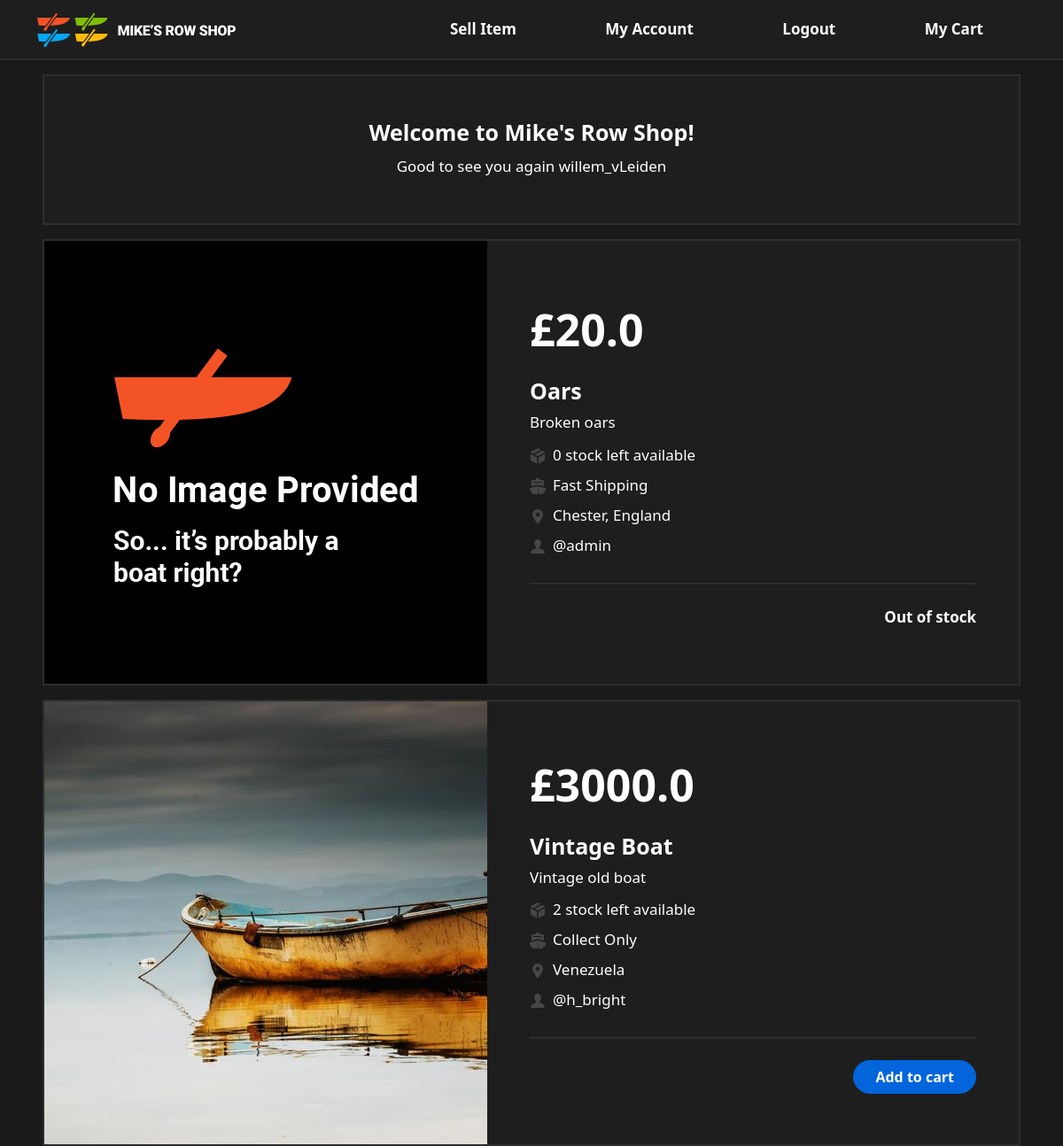
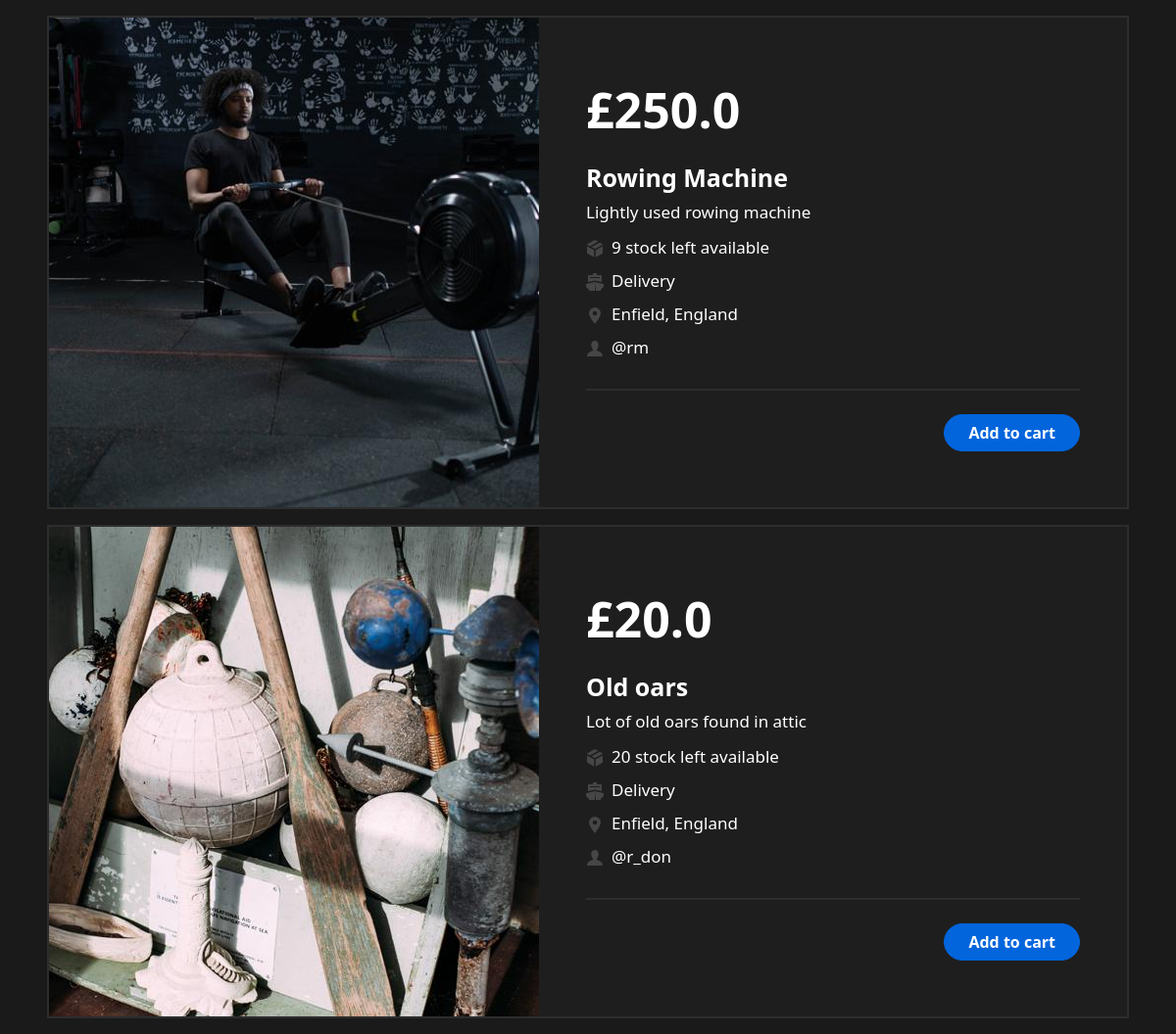
Screenshot of /home (signed in) with the database file from the repository (2 pictures, top to bottom).
### app/models.py (models this page shows, shortened)
class Users(db.Model, UserMixin):
    id = db.Column(db.Integer, primary_key=True)
    username = db.Column(db.String(20), unique=True)
    first_name = db.Column(db.String(20), nullable=False)
    last_name = db.Column(db.String(20), nullable=False)
    password_hash = db.Column(db.String(128), nullable=False)
    orders = db.relationship('orders', backref='buyer',
                             lazy=True, uselist=False)
    items = db.relationship('items', backref='seller',
                            lazy=True, uselist=False)
    addresses = db.relationship(
        'addresses', backref='owner', lazy=True, uselist=False)
    payments = db.relationship(
        'payment_details', backref='owner', lazy=True, uselist=False)

class items(db.Model):
    id = db.Column(db.Integer, primary_key=True)
    seller_id = db.Column(
        db.Integer, db.ForeignKey('users.id'), nullable=False)
    name = db.Column(db.String(20), nullable=False)
    price = db.Column(db.Float, nullable=False)
    description = db.Column(db.String(200), nullable=False)
    category = db.Column(db.String(20), nullable=False)
    stock_quantity = db.Column(db.Integer, nullable=False)
    location = db.Column(db.String(50), nullable=False)
    shipping_method = db.Column(db.String(20), nullable=False)
    shipping_price = db.Column(db.Float, nullable=False)
    image = db.Column(db.String(20), nullable=False, default='default.jpg')
    active = db.Column(db.Boolean)

### app/views.py (the view)
@app.route('/')
@app.route('/index')
@app.route('/home')
def home():
    items_list = items.query.all()
    items_seller_list = []
    for item in items_list:
        items_seller_list.append((Users.query.get(item.seller_id)))
    if current_user.is_authenticated:
        user = Users.query.get(current_user.id)
    else:
        user = None
    return render_template('home_template.html', title='Home', items=zip(items_list, items_seller_list), current_user=current_user, user_logged_in=current_user.is_authenticated, user=user)

### app/models.py (called while the page is built)
@login_manager.user_loader
def load_user(user_id):
    return Users.query.get(int(user_id))

### app/templates/home_template.html (shortened to what this page needs)
{% extends "boilerPlate.html" %}
{% block head %}
<link href="{{ url_for('static', filename='home.css') }}" rel="stylesheet">
{% endblock %}
{% block content %}
<div class="mx-5 l2_background bordered d-flex flex-column align-items-sm-center align-items-start justify-content-center p-5 my-3">
    <h1 class="stand-out-text">Welcome to Mike's Row Shop!</h1>
    {% if user_logged_in == False %}
    <p class="remove-line-height pt-3">Login to get started</p>
    {% else %}
    <p class="remove-line-height pt-3 ">Good to see you again {{ user.username }}</p>
    {% endif %}
</div>
<div>
    {% for item, seller in items %}
        {% if item.seller_id != current_user.id %}
        <div class="mx-5 l2_background bordered d-flex flex-lg-row flex-column align-items-lg-center align-items-start mb-3">
        <img class="img-fluid mb-4 mb-lg-0 align-self-lg-start align-self-center" src="static/images/{{ item.image }}" alt="item image" class="me-5">
        <div class="d-flex flex-column px-sm-5 px-4 align-items-start justify-content-center item-details">
            <p class="extra-large-text">£{{ item.price }}</p>
            <h2 class="stand-out-text">{{ item.name }}</h2>
            <p>{{ item.description }}</p>
            <p class="remove-line-height"><img class="me-2" src="{{ url_for('static', filename='icons/Smock_Box_18_N.svg') }}" alt="Stock quantity icon">{{ item.stock_quantity }} stock left available</p>
            <p class="remove-line-height"><img class="me-2" src="{{ url_for('static', filename='icons/Smock_Ship_18_N.svg') }}" alt="Shipping method icon">{{ item.shipping_method }}</p>
            <p class="remove-line-height"><img class="me-2" src="{{ url_for('static', filename='icons/Smock_Location_18_N.svg') }}" alt="Location icon">{{ item.location }}</p>
            <p class="remove-line-height"><img class="me-2" src="{{ url_for('static', filename='icons/Smock_User_18_N.svg') }}" alt="Seller icon">@{{ seller.username }}</p>
            <hr class="button-divider-hr mb-4">
            {% if item.stock_quantity == 0 %}
                <p class="align-self-end mb-5 mb-lg-0 bold">Out of stock</p>
            {% elif user_logged_in == False %}
                <p class="align-self-end mb-5 mb-lg-0 bold">Login to add to basket</p>
            {% else %}
                <a href="#" class="btn rounded-pill action-button px-4 align-self-end mb-5 mb-lg-0 add-to-basket-button" data='{"item_id":{{ item.id }}, "user_id":{{current_user.id}}}' aria-disabled="false">Add to cart</a>
            {% endif %}
        </div>
        </div>
        {% endif %}
    {% endfor %}
</div>
{% endblock %}

### app/static/main.css (style rules this page uses)
:root { --level1-color: #1A1A1A; --level2-color: #1E1E1E; --border-color: #2D2D2D; --main-action: #0265DC; --main-action-hover: #024494; --danger-action: #ff3300; --danger-action-hover: #630707; --border-radius: 2px; --font-size: 17px; --font-large: 25px; --font-extra-large: 50px; font-family: Roboto, sans-serif; --square-size: 2.3vw; }
.l2_background { background-color: var(--level2-color); color: #FFFFFF; }
body { background-color: var(--level1-color); color: #FFFFFF; font-size: var(--font-size); }
.bordered { border: var(--border-color) solid var(--border-radius); }
.remove-line-height { line-height: 0; }
.stand-out-text { font-size: var(--font-large); font-weight: bold; }
.extra-large-text { font-size: var(--font-extra-large); font-weight: bold; }
.bold { font-weight: bold; }
.button-divider-hr { height: var(--border-radius); width: 100%; background-color: var(--border-color); color: var(--border-color); opacity: 1; }
.action-button { background: var(--main-action); border-color: var(--main-action); color: #FFFFFF; font-weight: bold; }
.item-details { width: 100%; height: auto; }

### rows the page displays
Users: username "willem_vLeiden"
items: image (placeholder picture), price "20.0", name "Oars", description "Broken oars", stock_quantity "0", shipping_method "Fast Shipping", location "Chester, England", username "admin", shows "Out of stock"
items: image (picture), price "3000.0", name "Vintage Boat", description "Vintage old boat", stock_quantity "2", shipping_method "Collect Only", location "Venezuela", username "h_bright"
items: image (picture), price "250.0", name "Rowing Machine", description "Lightly used rowing machine", stock_quantity "9", shipping_method "Delivery", location "Enfield, England", username "rm"
items: image (picture), price "20.0", name "Old oars", description "Lot of old oars found in attic", stock_quantity "20", shipping_method "Delivery", location "Enfield, England", username "r_don"
